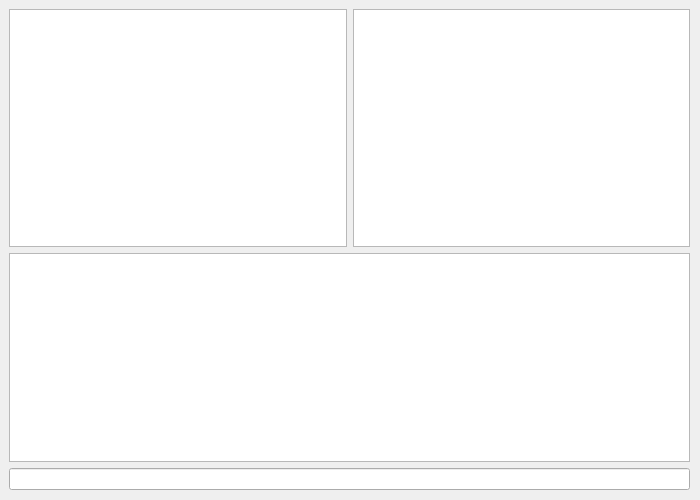
<?xml version="1.0" encoding="UTF-8"?>
<ui version="4.0">
 <class>VideoChatWindow</class>
 <widget class="QWidget" name="VideoChatWindow">
  <property name="geometry">
   <rect>
    <x>0</x>
    <y>0</y>
    <width>700</width>
    <height>500</height>
   </rect>
  </property>
  <property name="windowTitle">
   <string>Form</string>
  </property>
  <widget class="QWidget" name="verticalLayoutWidget">
   <property name="geometry">
    <rect>
     <x>9</x>
     <y>9</y>
     <width>681</width>
     <height>481</height>
    </rect>
   </property>
   <layout class="QVBoxLayout" name="verticalLayout">
    <item>
     <layout class="QHBoxLayout" name="videoPanels">
      <item>
       <widget class="QGraphicsView" name="localCam">
        <property name="lineWidth">
         <number>1</number>
        </property>
        <property name="verticalScrollBarPolicy">
         <enum>Qt::ScrollBarAsNeeded</enum>
        </property>
        <property name="horizontalScrollBarPolicy">
         <enum>Qt::ScrollBarAsNeeded</enum>
        </property>
        <property name="alignment">
         <set>Qt::AlignLeading|Qt::AlignLeft|Qt::AlignTop</set>
        </property>
       </widget>
      </item>
      <item>
       <widget class="QGraphicsView" name="remoteCam">
        <property name="alignment">
         <set>Qt::AlignLeading|Qt::AlignLeft|Qt::AlignTop</set>
        </property>
       </widget>
      </item>
     </layout>
    </item>
    <item>
     <layout class="QVBoxLayout" name="chat">
      <property name="sizeConstraint">
       <enum>QLayout::SetDefaultConstraint</enum>
      </property>
      <item>
       <widget class="QTextBrowser" name="chatBrowser"/>
      </item>
      <item>
       <widget class="QLineEdit" name="chatEdit"/>
      </item>
     </layout>
    </item>
   </layout>
  </widget>
 </widget>
 <resources/>
 <connections/>
</ui>
